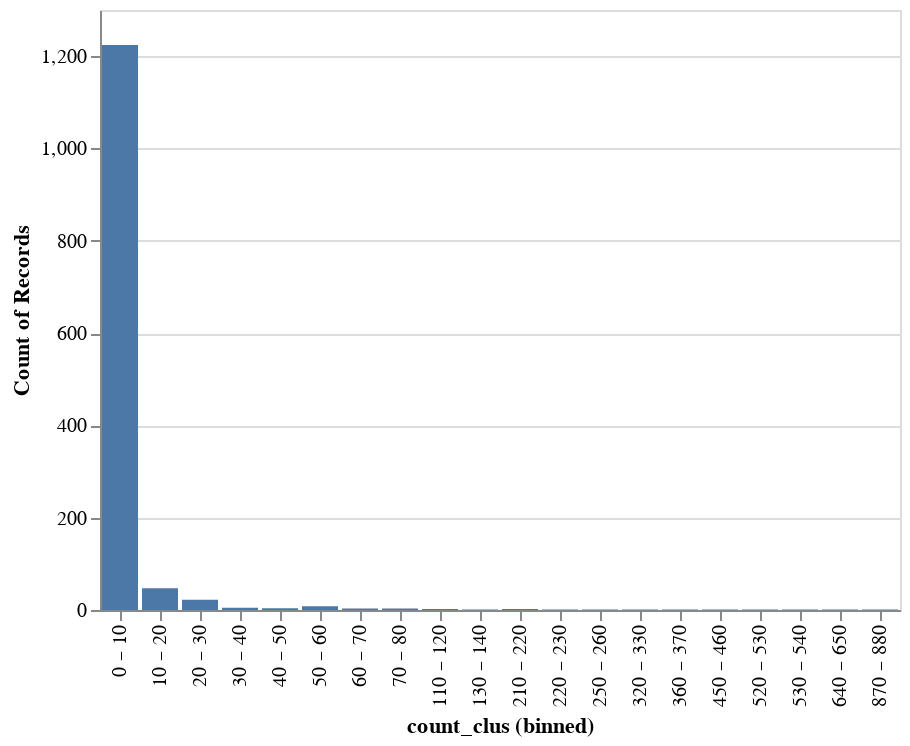

The cell this chart's notebook holds for it:
### Code cell
alt.Chart(cluster_counts).mark_bar().encode(
    x=alt.X('count_clus:O', bin = alt.Bin(maxbins=90)),
    y=alt.Y('count()'))

### Figure 1 — Vega-Lite specification as saved in the notebook (floating-point values rounded to 4 significant figures; data arrays with more than 128 entries replaced by an {"elided": "..."} marker saying what was removed)
{"config": {"view": {"continuousWidth": 400, "continuousHeight": 300}}, "data": {"name": "data-2c5990b3a68c986ef748b89562b5633c"}, "mark": "bar", "encoding": {"x": {"type": "ordinal", "bin": {"maxbins": 90}, "field": "count_clus"}, "y": {"type": "quantitative", "aggregate": "count"}}, "$schema": "https://vega.github.io/schema/vega-lite/v4.8.1.json", "datasets": {"data-2c5990b3a68c986ef748b89562b5633c": {"elided": "1330 records"}}}
